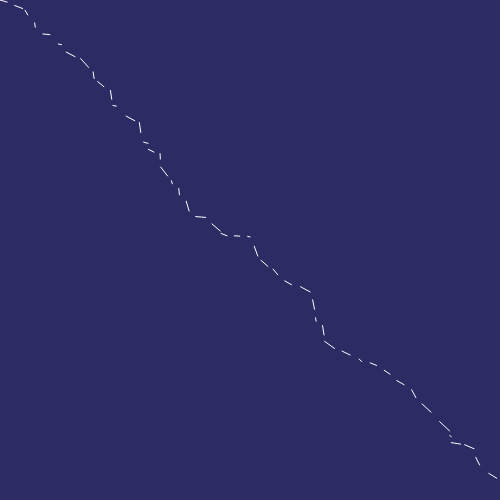
Frame 1 (no input)
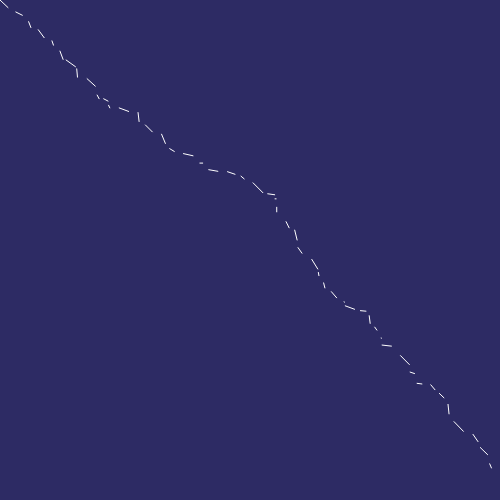
Frame 2 (the mouse pressed at the canvas centre, redrawn once)

The p5.js sketch that drew these frames (run headless with seeded random() and noise() and a simulated clock; the mouse was pressed at the canvas centre and the sketch redrawn once):

// p5.js sketch
// ── sketch.js
function setup(){
  createCanvas(500,500);
  noLoop();
}
function draw(){
  var x = 0;
  var y = 0;
  background(45,43,100);
  stroke(255);
  beginShape(LINES);
  while(x < width && y < height) {
      vertex(x,y);
      x+=random(10);
      y+=random(10);
  }
  endShape();
}
